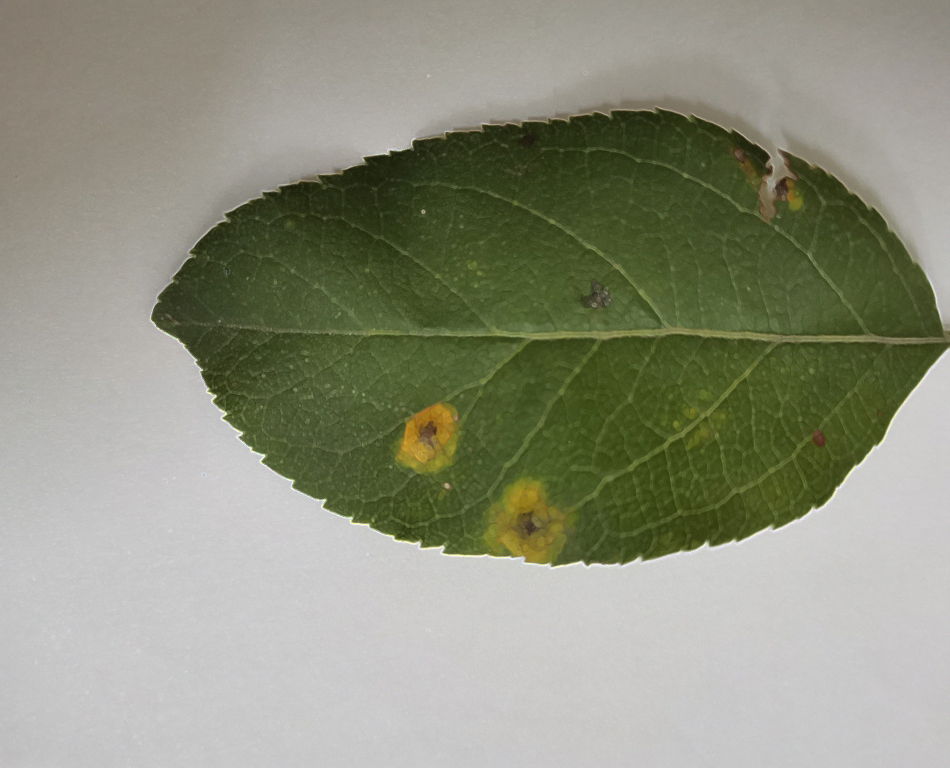
#> input picture sharpening/enhanced_img_sobel.jpg, 1899 x 1536 px (shown at 1/2 size)
$ python RegionGrowing.py
#> lines starting #> are read from the running program, lines starting #| are printed output that depends on the picture; after the words box and inside, x2 and y2 are one past the last pixel; in counts of white or black regions, pixels touching at a corner belong together
import cv2
import matplotlib.pyplot as plt
import numpy as np
import os
# 创建文件夹
if not os.path.exists('RegionGrowing'):
    os.makedirs('RegionGrowing')
# 读取彩色图像并转换为灰度图像
# img = cv2.imread('sharpening/enhanced_img_sobel.jpg')
# gray_img = cv2.cvtColor(img, cv2.COLOR_BGR2GRAY)
# h, w = gray_img.shape[:2]

# 读取图像
img = cv2.imread('sharpening/enhanced_img_sobel.jpg')
#> img is the input picture: shape (1536, 1899, 3); mean B, G, R 126.6, 145.3, 142.7

# # 将图像从RGB空间转换为HSV空间
# hsv = cv2.cvtColor(img, cv2.COLOR_BGR2HSV)
#
# # 提取H、S、V三个通道的图像
# h, s, v = cv2.split(hsv)
#
# gray_img = v

# 提取H、S、V三个通道的图像
b,g,r = cv2.split(img)
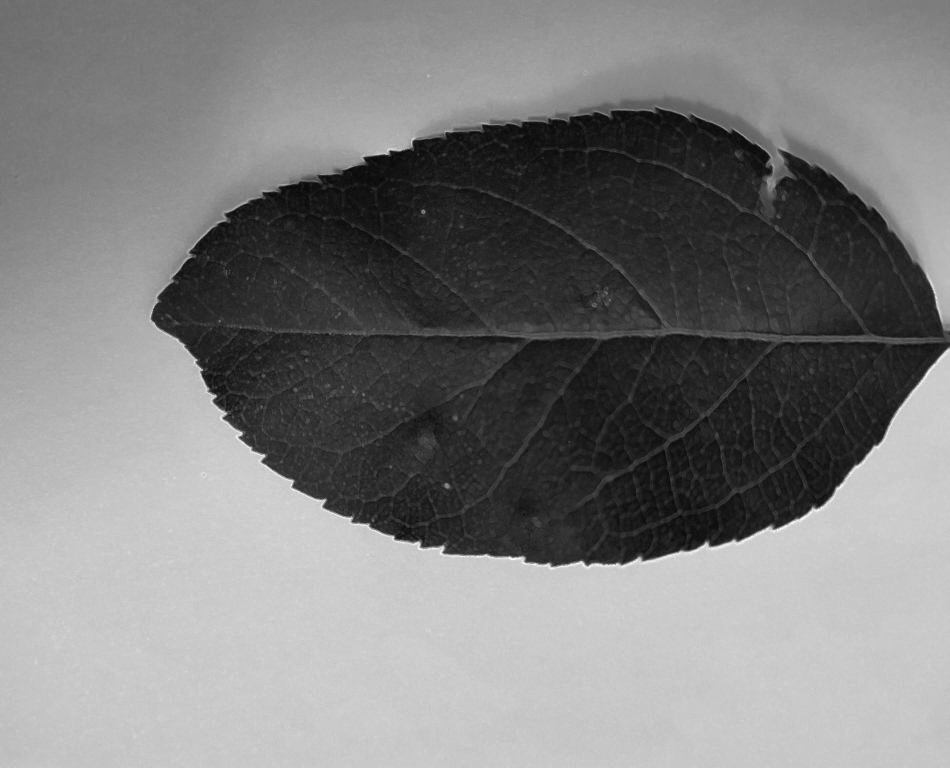
#> b: shape (1536, 1899) (shown at 1/2 size); min 2, max 255, mean 126.6
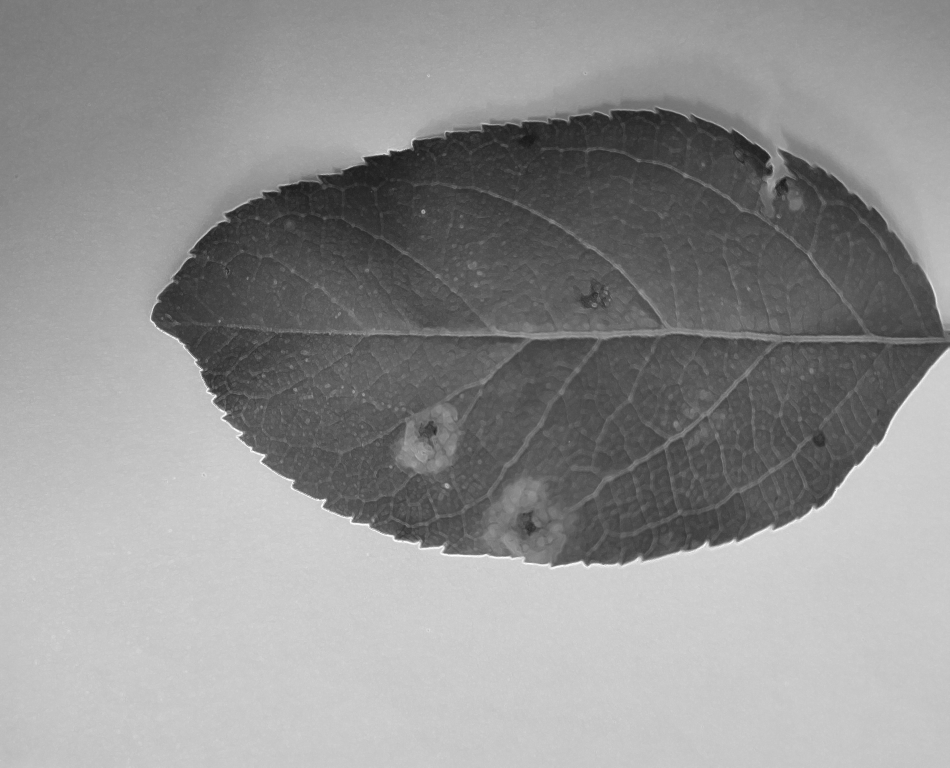
#> g: shape (1536, 1899) (shown at 1/2 size); min 20, max 255, mean 145.3

gray_img = r

h, w = gray_img.shape[:2]
#> h = 1536; w = 1899


def get_binary_img(img):
    # gray img to bin image
    bin_img = np.zeros(shape=(img.shape), dtype=np.uint8)
    h = img.shape[0]
#> h = 1536
    w = img.shape[1]
#> w = 1899
    for i in range(h):
        for j in range(w):
            bin_img[i][j] = 255 if img[i][j] > 127 else 0
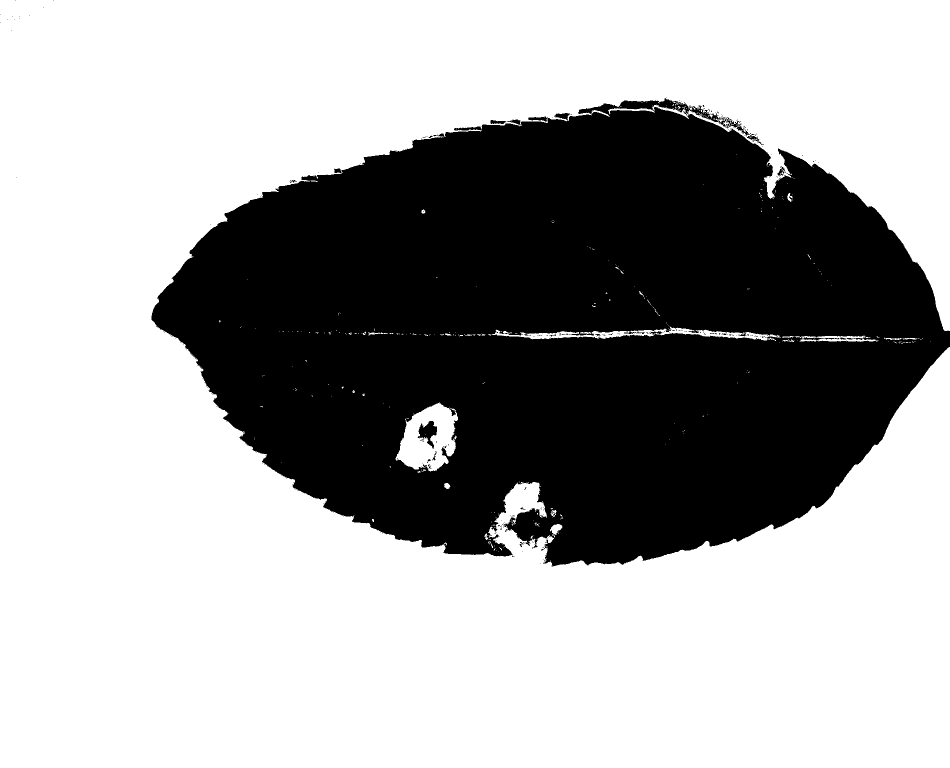
#> bin_img: shape (1536, 1899) (shown at 1/2 size); 64.6% white; 274 black regions (260 under 20 px), largest, box (x1, y1, x2, y2) and area: (303, 196, 1899, 1133) 1028838, (835, 842, 874, 898) 1046, (981, 240, 1012, 248) 171
    return bin_img


# 调用
bin_img = get_binary_img(gray_img)
out_img = np.zeros(shape=(bin_img.shape), dtype=np.uint8)
# 选择初始3个种子点
# seeds = [(887, 833), (1049, 989), (1373, 545)]
seeds = [(887, 833), (1049, 989)]
for seed in seeds:
    x = seed[0]
    y = seed[1]
    out_img[y][x] = 255

# 8 邻域
directs = [(-1, -1), (0, -1), (1, -1), (1, 0), (1, 1), (0, 1), (-1, 1), (-1, 0)]
visited = np.zeros(shape=(bin_img.shape), dtype=np.uint8)
while len(seeds):
    seed = seeds.pop(0)
    x = seed[0]
    y = seed[1]
    # visit point (x,y)
    visited[y][x] = 1
    for direct in directs:
        cur_x = x + direct[0]
        cur_y = y + direct[1]
        # 非法
        if cur_x < 0 or cur_y < 0 or cur_x >= w or cur_y >= h:
            continue
        # 没有访问过且属于同一目标
        if (not visited[cur_y][cur_x]) and (bin_img[cur_y][cur_x] == bin_img[y][x]):
            out_img[cur_y][cur_x] = 255
            visited[cur_y][cur_x] = 1
            seeds.append((cur_x, cur_y))

# 定义行数和列数
rows = 1
cols = 2

# 创建一个大小为 (15,8) 的窗口，用来显示多个子图
fig, ax = plt.subplots(rows, cols, figsize=(15, 8))
cv2.imwrite('RegionGrowing/RegionGrowingMask.jpg', out_img)
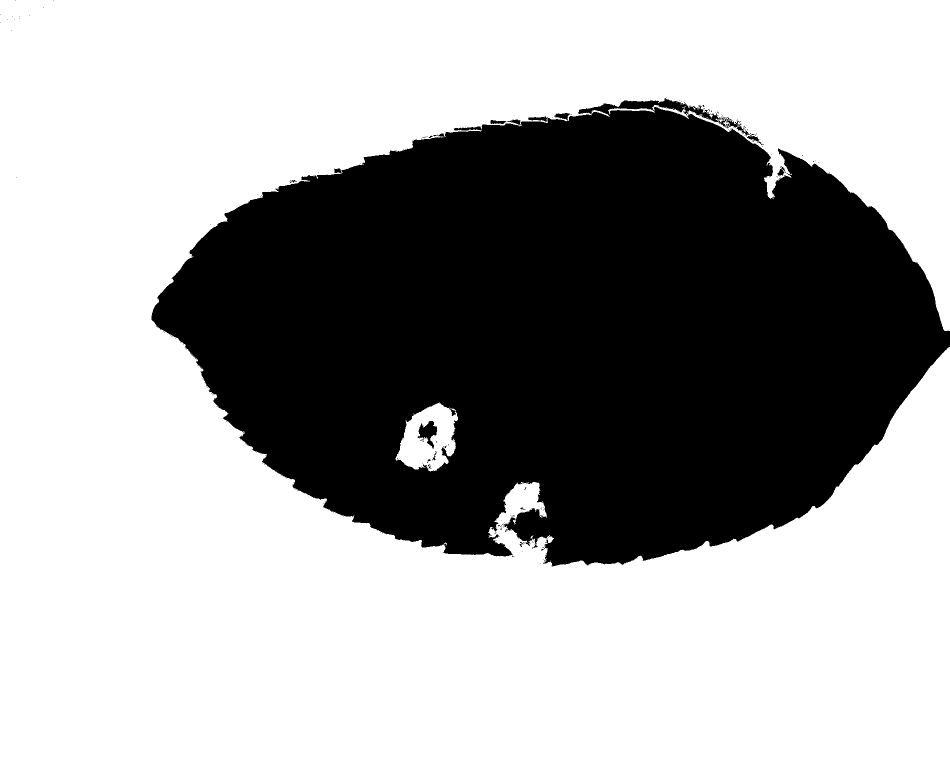
#> saved as RegionGrowingMask.jpg: shape (1536, 1899) (shown at 1/2 size); 64.4% white; 195 black regions (186 under 20 px), largest, box (x1, y1, x2, y2) and area: (303, 196, 1899, 1133) 1037424, (835, 842, 874, 898) 1047, (1493, 268, 1524, 290) 184
ax[0].imshow(out_img,cmap='gray')
ax[0].set_title('mask')
ax[0].axis('off')

bake_img = cv2.imread('AppleDiseaseLeaves/1.jpg')
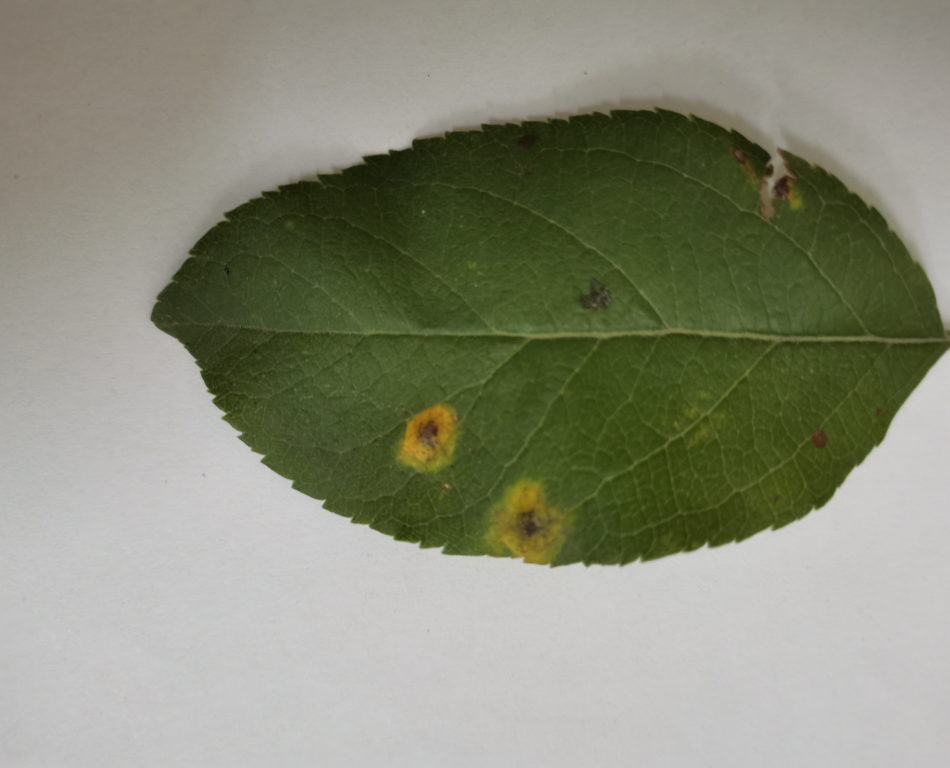
#> input picture AppleDiseaseLeaves/1.jpg, 1899 x 1536 px (shown at 1/2 size)
#> bake_img is the input picture: shape (1536, 1899, 3); mean B, G, R 120.9, 140, 137.2
#> (the run stopped early here; a loop or call above may not have finished)
